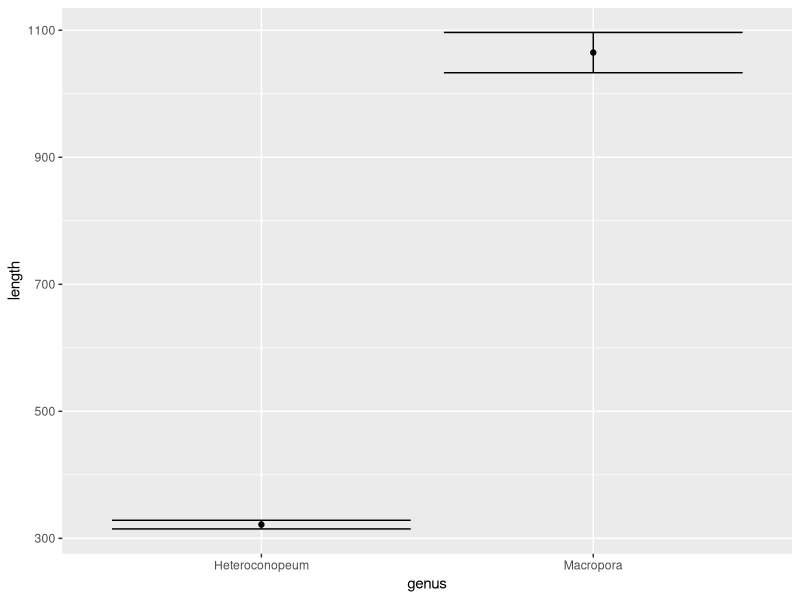

This figure's R source:
# Background: http://www.sthda.com/english/wiki/unpaired-two-samples-t-test-in-r
# See also: http://www.sthda.com/english/wiki/normality-test-in-r

#install.packages("ggplot2")
#install.packages("Hmisc")
library(ggplot2)
library(Hmisc) # required to plot the SD

# read the data
dat <- read.csv("zooid_size.csv", header = TRUE)

unique(dat$genus) # shows unique genus
table(dat$genus) # shows the frequency

# subset data by species
name1 <- "Macropora"
name2 <- "Heteroconopeum"

g1.df <- dat[which(dat$genus == name1),]
g2.df <- dat[which(dat$genus == name2),]

df <- data.frame(rbind(g1.df, g2.df))

mean(df[which(df$genus == name1),]$length)
mean(df[which(df$genus == name2),]$length)

########### visualise the data

p<-ggplot(df, aes(x = genus, y = length)) +  
  stat_summary(geom = "point", fun = mean) +
  stat_summary(geom = "errorbar", fun.data = mean_se) # mean_sdl: requires the Hmisc 

p

########### t-test

t.test(length~genus, data = df, alternative = "two.sided", var.equal = FALSE)

###########

# you could also subset data by time
time1 <- dat[which(dat$Time == "Campanian.PDT"),]
time2 <- dat[which(dat$Time == "Miocene.PDT"),]
